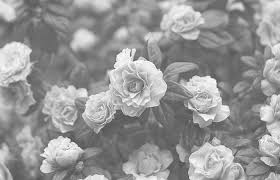
#> input picture imagem_original.png, 280 x 180 px
$ python exemplo2_equalizacao_histograma.py
#> lines starting #> are read from the running program, lines starting #| are printed output that depends on the picture
import cv2
import numpy as np
import matplotlib
matplotlib.use("Agg")  # backend nao-interativo (salva arquivo sem abrir janela)
import matplotlib.pyplot as plt

# Carregar imagem do repositorio em escala de cinza
img_original = cv2.imread("imagem_original.png", cv2.IMREAD_GRAYSCALE)
#> img_original is the input picture: shape (180, 280); min 67, max 255, mean 149.5
if img_original is None:
    raise FileNotFoundError("imagem_original.png nao encontrada na pasta do script")

# Aplicar equalizacao de histograma
img_equalizada = cv2.equalizeHist(img_original)
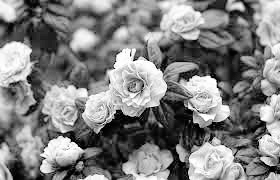
#> img_equalizada: shape (180, 280); min 0, max 255, mean 128.5

# Salvar imagem equalizada
cv2.imwrite("imagem_equalizada.png", img_equalizada)

# Plotar imagens e histogramas lado a lado
fig, axes = plt.subplots(2, 2, figsize=(12, 8))
fig.suptitle("Equalizacao de Histograma - OpenCV", fontsize=14)

axes[0, 0].imshow(img_original, cmap="gray", vmin=0, vmax=255)
axes[0, 0].set_title("Imagem Original (Baixo Contraste)")
axes[0, 0].axis("off")

axes[0, 1].imshow(img_equalizada, cmap="gray", vmin=0, vmax=255)
axes[0, 1].set_title("Imagem Equalizada (Contraste Expandido)")
axes[0, 1].axis("off")

axes[1, 0].hist(img_original.ravel(), bins=256, range=(0, 255), color="blue", alpha=0.7)
axes[1, 0].set_title("Histograma Original (concentrado)")
axes[1, 0].set_xlabel("Intensidade do Pixel")
axes[1, 0].set_ylabel("Frequencia")

axes[1, 1].hist(img_equalizada.ravel(), bins=256, range=(0, 255), color="green", alpha=0.7)
axes[1, 1].set_title("Histograma Equalizado (distribuido)")
axes[1, 1].set_xlabel("Intensidade do Pixel")
axes[1, 1].set_ylabel("Frequencia")

plt.tight_layout()
plt.savefig("resultado_equalizacao.png", dpi=100, bbox_inches="tight")
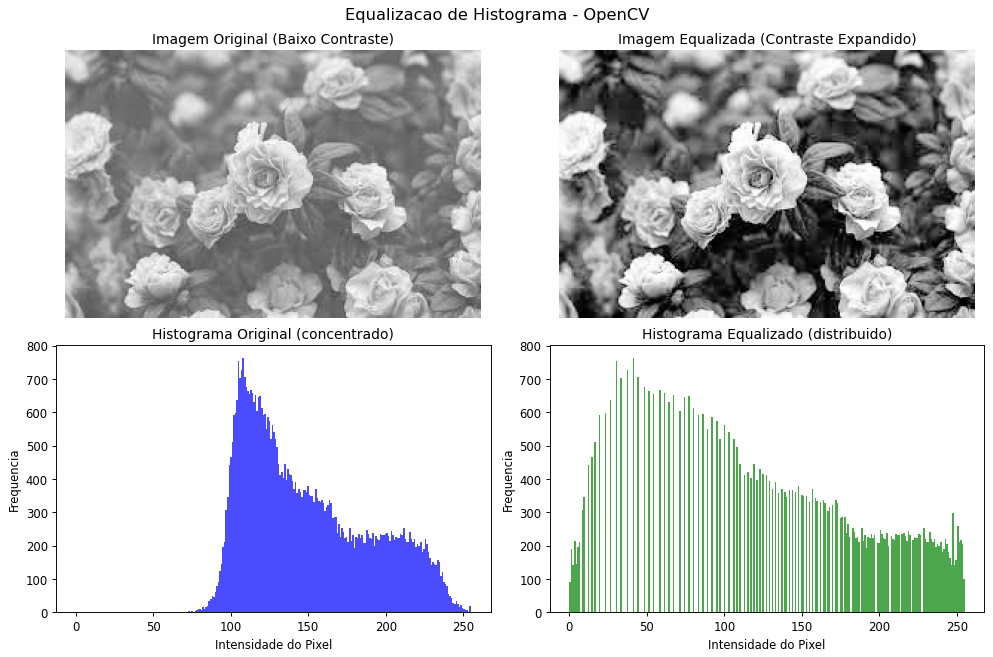
#> figure drawn by matplotlib, 4 panels; panel 3: tallest bar 763 high, from x = 107.6 to 108.6; panel 4: tallest bar 763 high, from x = 40.84 to 41.84
plt.close()

print("Equalizacao de histograma aplicada com sucesso!")
print("Arquivos salvos: imagem_equalizada.png, resultado_equalizacao.png")
